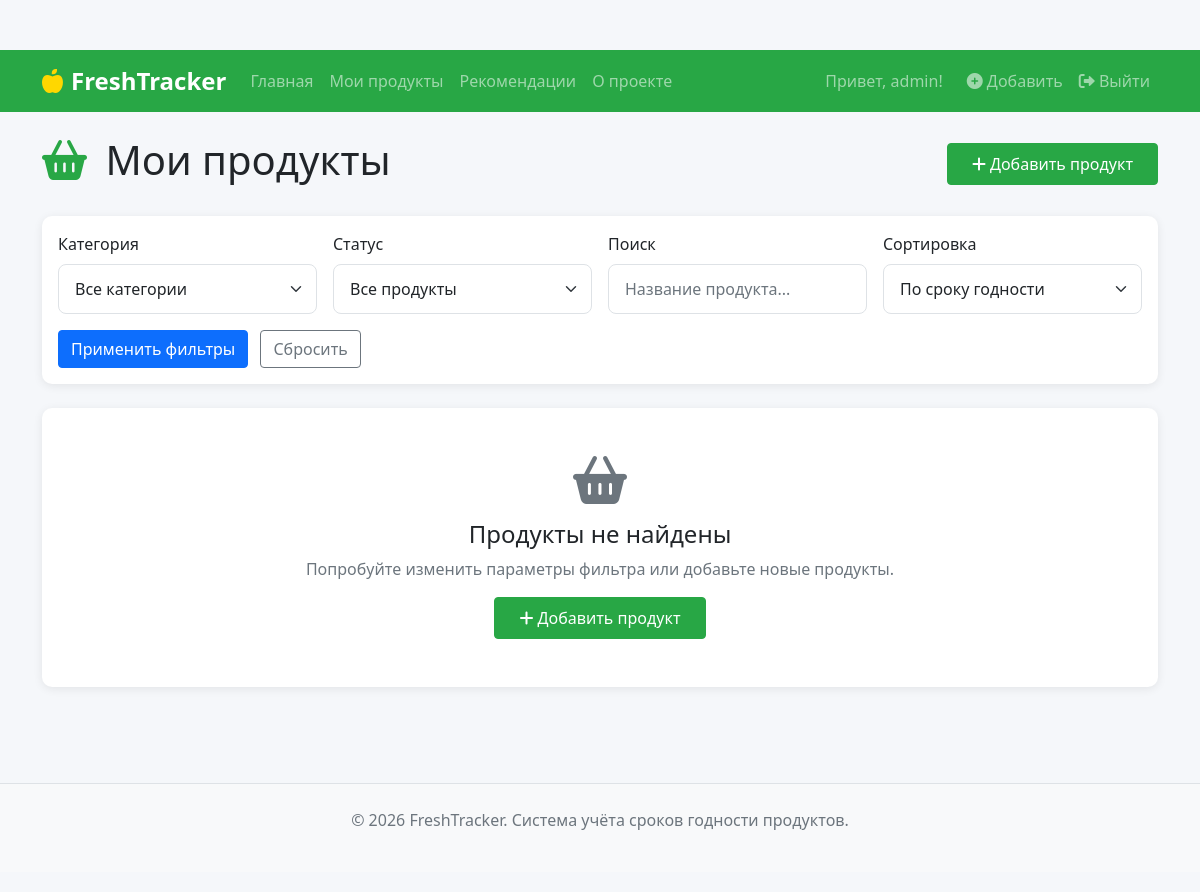
The page /products/ (signed in) on the database as committed earlier.
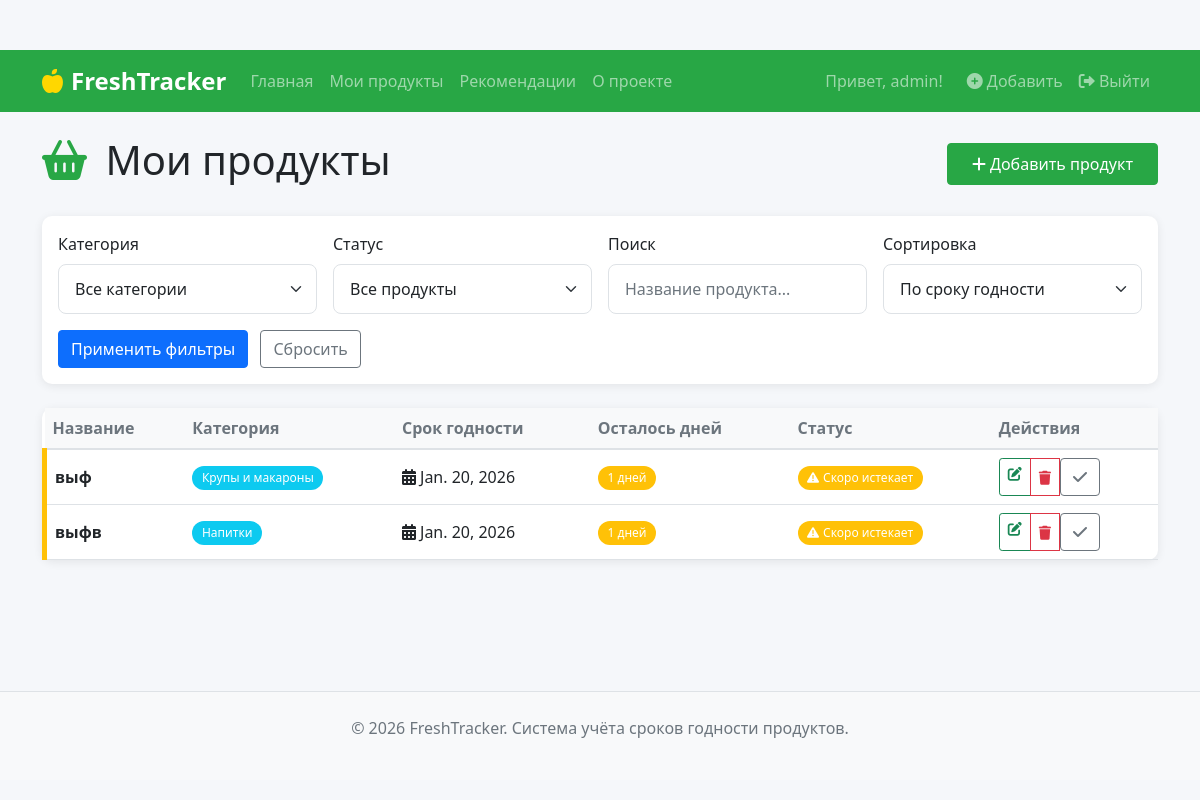
The same page on the database as committed later.
### app/models.py (models this page shows, shortened)
class Product(models.Model):
    STATUS_CHOICES = [
        ('active', 'Активный'),
        ('used', 'Использован'),
        ('expired', 'Просрочен'),
        ('thrown', 'Выброшен'),
    ]
    PRIORITY_CHOICES = [
        ('low', 'Низкий'),
        ('medium', 'Средний'),
        ('high', 'Высокий'),
    ]
    STORAGE_CHOICES = [
        ('fridge', 'Холодильник'),
        ('freezer', 'Морозилка'),
        ('pantry', 'Кладовая'),
        ('room', 'Комнатная температура'),
    ]
    UNIT_CHOICES = [
        ('шт', 'шт'),
        ('кг', 'кг'),
        ('г', 'г'),
        ('л', 'л'),
        ('мл', 'мл'),
        ('уп', 'уп'),
    ]
    user = models.ForeignKey(
        User,
        on_delete=models.CASCADE,
        related_name='products',
        verbose_name="Пользователь"
    )
    name = models.CharField(max_length=200, verbose_name="Название продукта")
    category = models.ForeignKey(
        Category,
        on_delete=models.SET_NULL,
        null=True,
        blank=True,
        verbose_name="Категория"
    )
    expiration_date = models.DateField(verbose_name="Срок годности до")
    purchase_date = models.DateField(
        default=timezone.now,
        verbose_name="Дата покупки"
    )
    quantity = models.FloatField(
        default=1,
        verbose_name="Количество",
        validators=[MinValueValidator(0.1)]
    )
    unit = models.CharField(
        max_length=10,
        default='шт',
        choices=UNIT_CHOICES,
        verbose_name="Единица измерения"
    )
    storage = models.CharField(
        max_length=20,
        choices=STORAGE_CHOICES,
        blank=True,
        verbose_name="Место хранения"
    )
    priority = models.CharField(
        max_length=10,
        choices=PRIORITY_CHOICES,
        default='medium',
        verbose_name="Приоритет использования"
    )
    estimated_price = models.DecimalField(
        max_digits=10,
        decimal_places=2,
        null=True,
        blank=True,
        verbose_name="Примерная стоимость"
    )
    notes = models.TextField(blank=True, verbose_name="Заметки")
    status = models.CharField(
        max_length=10,
        choices=STATUS_CHOICES,
        default='active',
        verbose_name="Статус"
    )
    notifications = models.BooleanField(
        default=True,
        verbose_name="Уведомления"
    )
    created_at = models.DateTimeField(auto_now_add=True)
    updated_at = models.DateTimeField(auto_now=True)
    class Meta:
        verbose_name = "Продукт"
        verbose_name_plural = "Продукты"
        ordering = ['expiration_date', 'priority']
    @property
    def days_remaining(self):
        delta = self.expiration_date - timezone.now().date()
        return delta.days
    @property
    def status_color(self):
        days = self.days_remaining
        if days < 0:
            return 'danger'
        elif days <= 2:
            return 'warning'
        elif days <= 7:
            return 'info'
        else:
            return 'success'

class Category(models.Model):
    name = models.CharField(max_length=100, verbose_name="Название категории")
    default_shelf_life_days = models.IntegerField(
        default=7,
        verbose_name="Срок хранения по умолчанию (дней)",
        validators=[MinValueValidator(1)]
    )
    icon = models.CharField(
        max_length=50,
        default='fas fa-archive',
        verbose_name="Иконка"
    )
    class Meta:
        verbose_name = "Категория"
        verbose_name_plural = "Категории"
        ordering = ['name']

### app/views.py (the view)
# urls.py: path('products/', views.product_list, name='product_list'),
@login_required
def product_list(request):
    products = Product.objects.filter(user=request.user)
    form = ProductFilterForm(request.GET)
    if form.is_valid():
        if form.cleaned_data['category']:
            products = products.filter(category=form.cleaned_data['category'])
        status = form.cleaned_data['status']
        if status == 'warning':
            products = products.filter(
                expiration_date__lte=timezone.now().date() + timedelta(days=2),
                expiration_date__gte=timezone.now().date(),
                status='active'
            )
        elif status == 'danger':
            products = products.filter(
                expiration_date__lt=timezone.now().date(),
                status='active'
            )
        elif status == 'used':
            products = products.filter(status='used')
        elif status == 'active':
            products = products.filter(status='active')
        if form.cleaned_data['search']:
            search_term = form.cleaned_data['search']
            products = products.filter(
                Q(name__icontains=search_term) |
                Q(notes__icontains=search_term)
            )
        if form.cleaned_data['sort']:
            products = products.order_by(form.cleaned_data['sort'])
        else:
            products = products.order_by('expiration_date')
    else:
        products = products.order_by('expiration_date')
    product_stats = products.aggregate(
        total_quantity=Count('id'),
        avg_days_left=Count('expiration_date')
    )
    context = {
        'products': products,
        'form': form,
        'categories': Category.objects.all(),
        'product_stats': product_stats,
    }
    return render(request, 'product_list.html', context)

### app/templates/product_list.html (shortened to what the changed rows need)
{% extends 'base.html' %}
{% block content %}
<div class="d-flex justify-content-between align-items-center mb-4">
    <h1>
        <i class="fas fa-shopping-basket text-success me-2"></i>
        Мои продукты
    </h1>
</div>
<div class="card">
    <div class="card-body p-0">
        {% if products %}
        <div class="table-responsive">
            <table class="table table-hover mb-0">
                <thead class="table-light">
                    <tr>
                        <th>Название</th>
                        <th>Категория</th>
                        <th>Срок годности</th>
                        <th>Осталось дней</th>
                        <th>Статус</th>
                        <th>Действия</th>
                    </tr>
                </thead>
                <tbody>
                    {% for product in products %}
                    <tr class="product-status-{{ product.status_color }} align-middle">
                        <td>
                            <strong>{{ product.name }}</strong>
                        </td>
                        <td>
                            {% if product.category %}
                                <span class="badge bg-info">{{ product.category.name }}</span>
                            {% endif %}
                        </td>
                        <td>
                            <i class="fas fa-calendar-alt me-1"></i>{{ product.expiration_date }}
                        </td>
                        <td>
                            {% if product.status == 'active' %}
                                {% if product.days_remaining < 0 %}
                                    <span class="badge bg-danger">Просрочен</span>
                                {% else %}
                                    <span class="badge bg-{{ product.status_color }}">{{ product.days_remaining }} дней</span>
                                {% endif %}
                            {% else %}
                                <span class="badge bg-secondary">{{ product.get_status_display }}</span>
                            {% endif %}
                        </td>
                        <td>
                            {% if product.status == 'active' %}
                                {% if product.days_remaining < 0 %}
                                    <span class="badge bg-danger">
                                        <i class="fas fa-skull-crossbones me-1"></i>Просрочено
                                    </span>
                                {% elif product.days_remaining <= 2 %}
                                    <span class="badge bg-warning">
                                        <i class="fas fa-exclamation-triangle me-1"></i>Скоро истекает
                                    </span>
                                {% else %}
                                    <span class="badge bg-success">Активный</span>
                                {% endif %}
                            {% else %}
                                <span class="badge bg-secondary">{{ product.get_status_display }}</span>
                            {% endif %}
                        </td>
                        <td>
                            <div class="btn-group btn-group-sm" role="group">
                                <a href="{% url 'product_edit' product.id %}" class="btn btn-outline-success">
                                    <i class="fas fa-edit"></i>
                                </a>
                                <button type="button" class="btn btn-outline-danger" data-bs-toggle="modal"
                                        data-bs-target="#deleteModal" data-product-id="{{ product.id }}"
                                        data-product-name="{{ product.name }}">
                                    <i class="fas fa-trash"></i>
                                </button>
                                {% if product.status == 'active' %}
                                <form method="POST" action="{% url 'product_mark_used' product.id %}" class="d-inline">
                                    <button type="submit" class="btn btn-outline-secondary" title="Отметить как использованный">
                                        <i class="fas fa-check"></i>
                                    </button>
                                </form>
                                {% endif %}
                            </div>
                        </td>
                    </tr>
                    {% endfor %}
                </tbody>
            </table>
        </div>
        {% else %}
        <div class="text-center py-5">
            <i class="fas fa-shopping-basket fa-3x text-muted mb-3"></i>
            <h4>Продукты не найдены</h4>
            <p class="text-muted">Попробуйте изменить параметры фильтра или добавьте новые продукты.</p>
            <a href="{% url 'product_add' %}" class="btn btn-success">
                <i class="fas fa-plus me-1"></i>Добавить продукт
            </a>
        </div>
        {% endif %}
    </div>
</div>
{% endblock %}

Rows that differ between the two databases and show on the page:
added Product: name "выф", category.name "Крупы и макароны", expiration_date "Jan. 20, 2026", days_remaining "1", status "active" (drawn)
added Product: name "выфв", category.name "Напитки", expiration_date "Jan. 20, 2026", days_remaining "1", status "active" (drawn)
Other text that changed with them:
text no longer shown: "Продукты не найдены Попробуйте изменить параметры фильтра или добавьте новые продукты. Добавить продукт"
text now shown: "Название Категория Срок годности Осталось дней Статус Действия"
